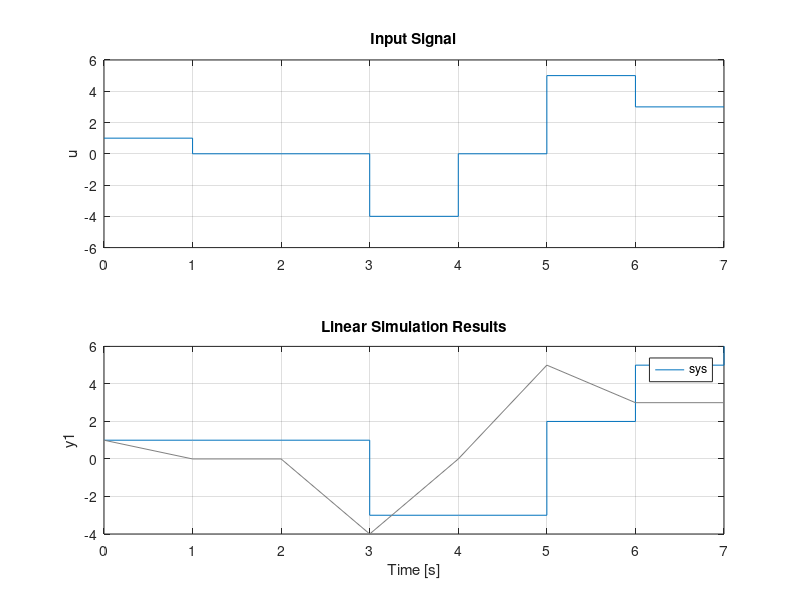

The MATLAB script that drew this image:
%
% dc_plot2.m
%

clear;

T = 1;  % time step

sys = tf([1 0], [1 -1], T, 'inname', 'u1', 'outname', 'y1');

u = [1 0 0 -4 0 5 3 3];
t = 0:(size(u,2)-1);  % start at zero

figure;
subplot(2,1,1);
stairs(t,u);
grid on;
%axis auto;
axis([0 7 -6 6]);
title('Input Signal');
ylabel('u');

subplot(2,1,2);
lsim(sys, u);
grid on;
axis auto;
axis([0 7 -4 6]);

print('dc_plot2.eps', '-color', '-deps2');
